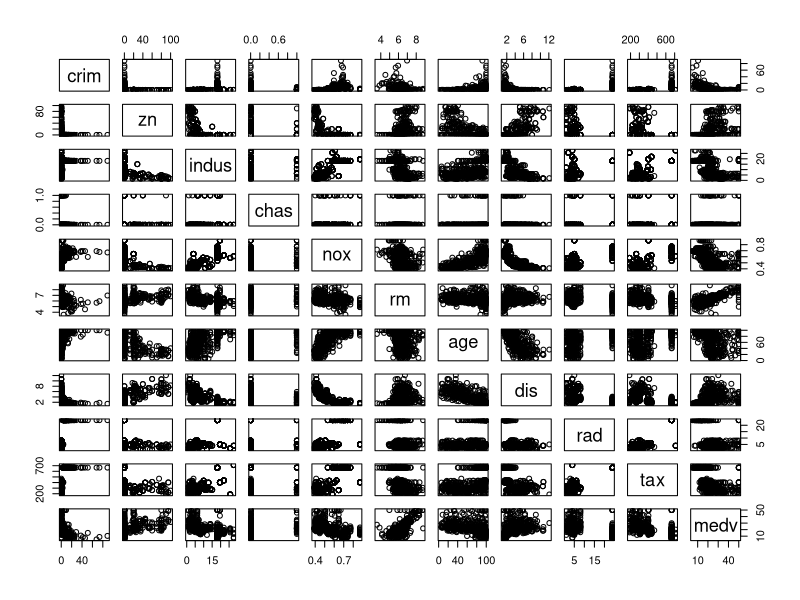
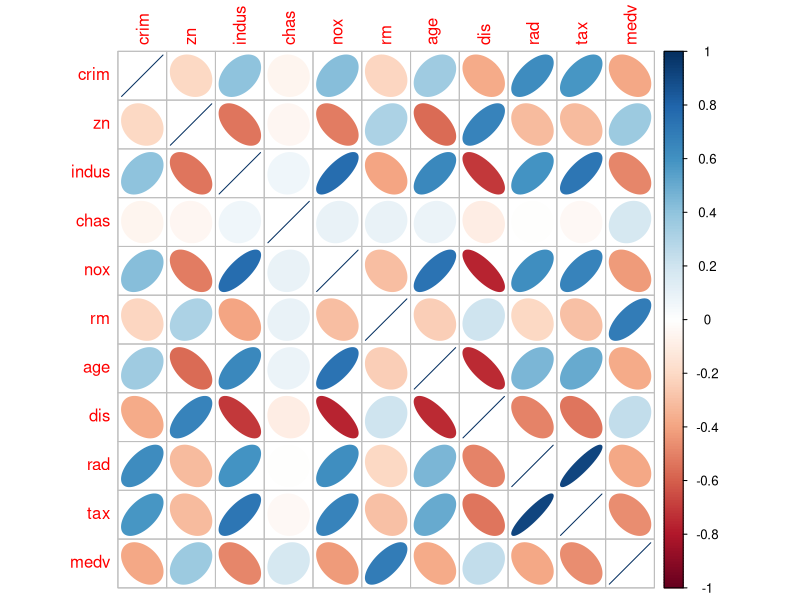
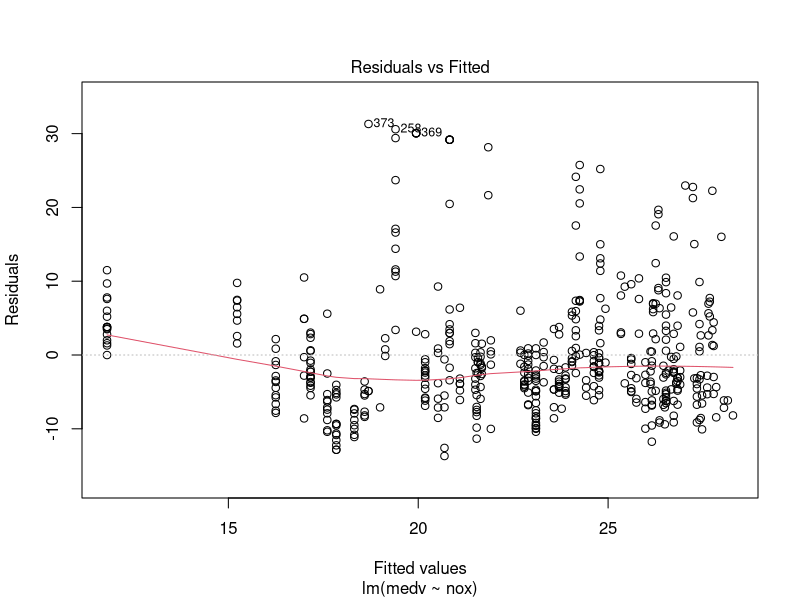
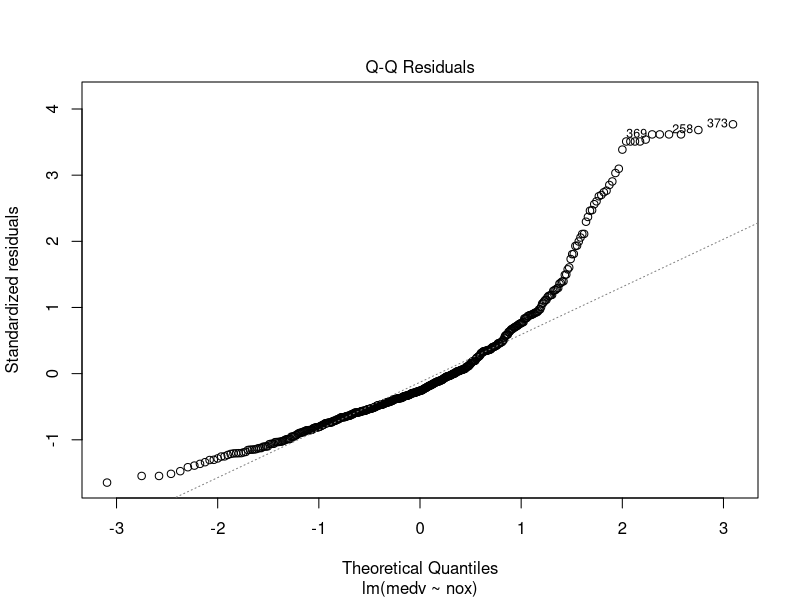
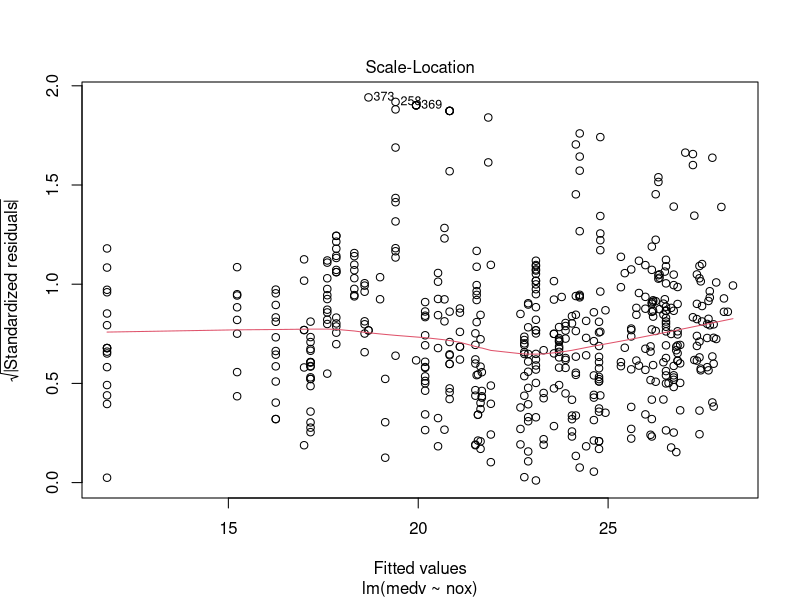
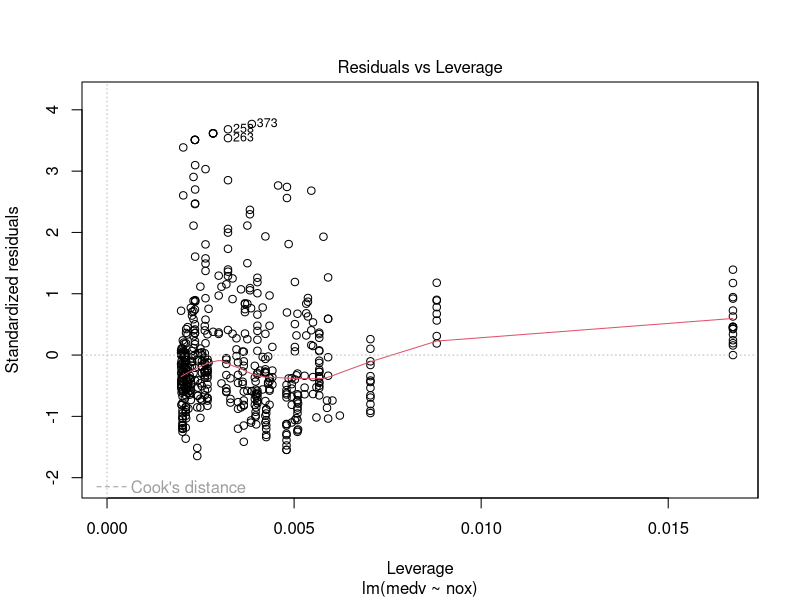
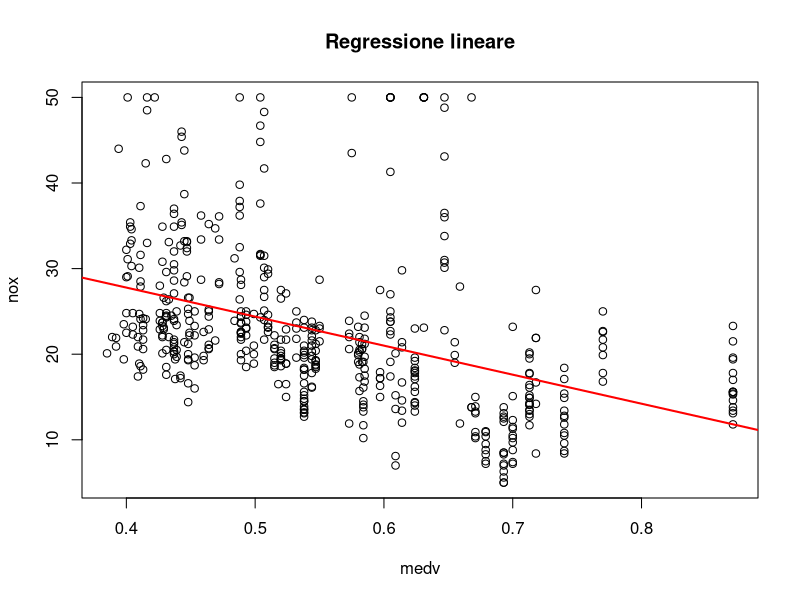
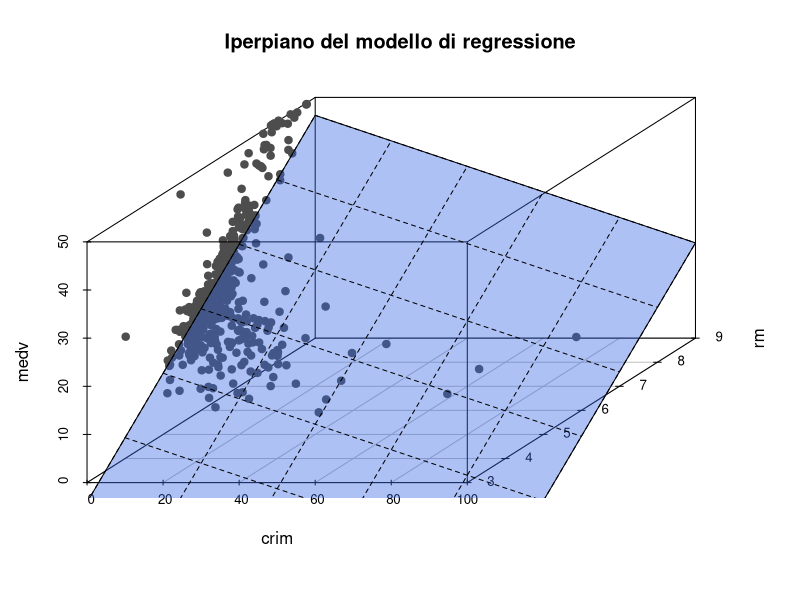

Reproduce these figures in R, in order.
# In this exercise you will estimate the coefficients of a linear regression
# model by using the "Boston Housing dataset". You can have access to this
# dataset after loading the library MASS. The dataset originally has 14 columns.
# For this exercise, focus only on the first ten columns, plus the last one
# (called medb), which will represent our output variable "y".

# 1. Check the dataset content with the summary function
# 2. Comment on the degree of correlation between madv and other features in dataset.
# 3. Find the coefficients of a simple linear regression using the lm function. Use only nox as regressor.
# 4. Solve a multiple linear regression problem using three regressors: nox, crim, rm.
# 5. Remove one of the regressors from the previous point and plot the regression hyperplane.
#
# Check the documentation on scatterplot3d for help. Plot anything useful.

install.packages("MASS")
install.packages("corrplot")
install.packages("scatterplot3d")
library("MASS")
library("corrplot")
library("scatterplot3d")

df = Boston[c(1:10, 14)]
df = na.omit(df)

summary(df)
plot(df)

correlations = cor(df)
corrplot(correlations, method="ellipse")

#      crim                zn             indus            chas              nox               rm             age        
# Min.   : 0.00632   Min.   :  0.00   Min.   : 0.46   Min.   :0.00000   Min.   :0.3850   Min.   :3.561   Min.   :  2.90  
# 1st Qu.: 0.08205   1st Qu.:  0.00   1st Qu.: 5.19   1st Qu.:0.00000   1st Qu.:0.4490   1st Qu.:5.886   1st Qu.: 45.02  
# Median : 0.25651   Median :  0.00   Median : 9.69   Median :0.00000   Median :0.5380   Median :6.208   Median : 77.50  
# Mean   : 3.61352   Mean   : 11.36   Mean   :11.14   Mean   :0.06917   Mean   :0.5547   Mean   :6.285   Mean   : 68.57  
# 3rd Qu.: 3.67708   3rd Qu.: 12.50   3rd Qu.:18.10   3rd Qu.:0.00000   3rd Qu.:0.6240   3rd Qu.:6.623   3rd Qu.: 94.08  
# Max.   :88.97620   Max.   :100.00   Max.   :27.74   Max.   :1.00000   Max.   :0.8710   Max.   :8.780   Max.   :100.00  
#      dis              rad              tax             medv      
# Min.   : 1.130   Min.   : 1.000   Min.   :187.0   Min.   : 5.00  
# 1st Qu.: 2.100   1st Qu.: 4.000   1st Qu.:279.0   1st Qu.:17.02  
# Median : 3.207   Median : 5.000   Median :330.0   Median :21.20  
# Mean   : 3.795   Mean   : 9.549   Mean   :408.2   Mean   :22.53  
# 3rd Qu.: 5.188   3rd Qu.:24.000   3rd Qu.:666.0   3rd Qu.:25.00  
# Max.   :12.127   Max.   :24.000   Max.   :711.0   Max.   :50.00  

# From the cor() command between "medv" variable and other variables, we can note
# that there is a certain degree of correlation with:
#  - rm     (positive linear correlation,  0.69)
#  - zn     (positive linear correlation,  0.36)
#  - indus  (negative linear correlation, -0.48)
#  - crim   (negative linear correlation, -0.38)
#  - nox    (negative linear correlation, -0.42)
#  - age    (negative linear correlation, -0.37)
#  - rad    (negative linear correlation, -0.38)
#  - tax    (negative linear correlation, -0.46)

simple_lr = lm(medv~nox, data=df)
simple_lr

plot(simple_lr)

plot(df$nox, df$medv, main = "Regressione lineare", xlab = "medv", ylab = "nox")
abline(simple_lr, col = "red", lwd = 2)

multi_lm = lm(medv~nox+crim+rm, data=df)
multi_lm

Mx = as.matrix(df[c("nox", "crim", "rm")])
Mx = t(Mx)  # necessario, altrimenti dobbiamo applicare l'altra convenzione per il calcolo delle beta

vy = as.numeric(df[["medv"]])

Mx <- rbind(1, Mx)   # necessario, altrimenti non riusciamo a calcolare b0 (che sarebbe quindi considerata implicitamente =0)

betas <- solve(Mx %*% t(Mx)) %*% Mx %*% vy
betas # si trova, daje roma

reduced_lm = lm(medv~crim+rm, data=df)

s3d <- scatterplot3d(df$crim, df$rm, df$medv,
                     pch = 19, color = "gray30", angle = 45,
                     xlab = "crim", ylab = "rm", zlab = "medv",
                     main = "Iperpiano del modello di regressione")

# Aggiunge il piano di regressione
s3d$plane3d(reduced_lm, draw_polygon = TRUE,
            polygon_args = list(col = rgb(0.2, 0.4, 0.9, 0.4)))
